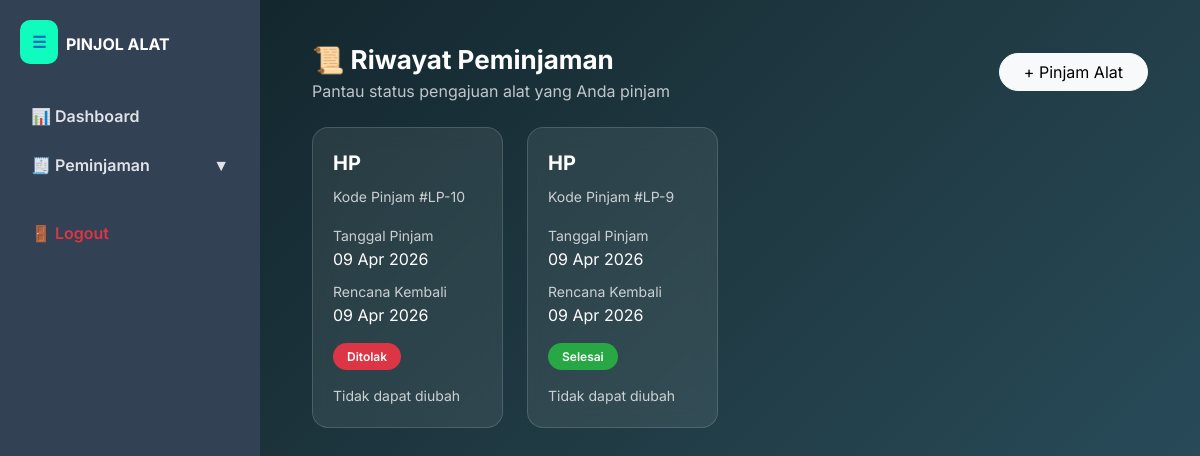
Screenshot of /riwayat_pinjam.php (signed in) with the database file from the repository.
### tables this page shows
CREATE TABLE `peminjaman` (
  `id_peminjaman` int NOT NULL,
  `id_user` int DEFAULT NULL,
  `id_alat` int DEFAULT NULL,
  `tgl_pinjam` date NOT NULL,
  `tgl_kembali_rencana` date NOT NULL,
  `status` enum('Menunggu','Disetujui','Ditolak','Selesai') DEFAULT 'Menunggu'
);

CREATE TABLE `alat` (
  `id_alat` int NOT NULL,
  `id_kategori` int DEFAULT NULL,
  `nama_alat` varchar(150) NOT NULL,
  `spesifikasi` text,
  `kondisi` enum('Baik','Rusak Ringan','Rusak Berat') NOT NULL,
  `stok_tersedia` int DEFAULT '0',
  `status` enum('Tersedia','Dihapus') DEFAULT 'Tersedia',
  `gambar` longblob NOT NULL
);

### riwayat_pinjam.php (the view, shortened to what this page needs)
<?php
$id_user = $_SESSION['id_user'];
?>
<!DOCTYPE html>
<html lang="id">
<head>
<link href="https://cdn.jsdelivr.net/npm/bootstrap@5.3.0/dist/css/bootstrap.min.css" rel="stylesheet">
</head>
<body>
<?php include 'sidebar.php'; ?>
<div class="main-content">
<div class="container-fluid">
<div class="d-flex justify-content-between align-items-center mb-4">
<div>
<div class="page-title">📜 Riwayat Peminjaman</div>
<p class="text-light opacity-75 mb-0">Pantau status pengajuan alat yang Anda pinjam</p>
</div>
<a href="peminjaman.php" class="btn btn-light rounded-pill px-4">
+ Pinjam Alat
</a>
</div>
<div class="row g-4">
<?php
$sql = "SELECT p.*, a.nama_alat
        FROM peminjaman p
        JOIN alat a ON p.id_alat = a.id_alat
        WHERE p.id_user = '$id_user'
        ORDER BY p.id_peminjaman DESC";
$query = mysqli_query($conn,$sql);
if(mysqli_num_rows($query)>0):
while($row=mysqli_fetch_assoc($query)):
$status=$row['status'];
$class="status-menunggu";
if($status=="Kembali" || $status=="Selesai") $class="status-selesai";
if($status=="Ditolak") $class="status-ditolak";
?>
<div class="col-md-4 col-lg-3">
<div class="pinjam-card">
<div class="mb-2 fw-bold fs-5">
<?= $row['nama_alat']; ?>
</div>
<div class="small opacity-75 mb-3">
Kode Pinjam #LP-<?= $row['id_peminjaman']; ?>
</div>
<div class="mb-2">
<small class="opacity-75">Tanggal Pinjam</small>
<div><?= date('d M Y',strtotime($row['tgl_pinjam'])); ?></div>
</div>
<div class="mb-3">
<small class="opacity-75">Rencana Kembali</small>
<div><?= date('d M Y',strtotime($row['tgl_kembali_rencana'])); ?></div>
</div>
<span class="status-badge <?= $class ?>">
<?= $status ?>
</span>
<div class="mt-3">
<?php if($status=="Menunggu"): ?>
<a href="hapus_pengajuan.php?id=<?= $row['id_peminjaman']; ?>"
class="btn btn-sm btn-soft text-danger"
onclick="return confirm('Batalkan pengajuan ini?')">
Batalkan
</a>
<?php else: ?>
<span class="small opacity-75">Tidak dapat diubah</span>
<?php endif; ?>
</div>
</div>
</div>
<?php
endwhile;
endif; ?>
</div>
</div>
</div>
</body>
</html>

### riwayat_pinjam.php (style rules this page uses)
:root { --primary:#106EBE; --mint:#0FFCBE; --bg1:#0f2027; --bg2:#203a43; --bg3:#2c5364; }
body { background:linear-gradient(135deg,var(--bg1),var(--bg2),var(--bg3)); font-family:'Inter',sans-serif; color:white; min-height:100vh; }
.page-title { font-size:26px; font-weight:700; }
.pinjam-card { background:rgba(255,255,255,0.08); backdrop-filter:blur(10px); border-radius:16px; padding:20px; border:1px solid rgba(255,255,255,0.15); transition:.3s; height:100%; }
.status-badge { padding:6px 14px; border-radius:30px; font-size:12px; font-weight:600; }
.status-selesai { background:#28a745; color:white; }
.status-ditolak { background:#dc3545; color:white; }

### sidebar.php (style rules this page uses)
:root { --primary-blue: #106EBE; --mint: #0FFCBE; --dark-blue: #0b5aa3; }
.main-content { margin-left: 260px; padding: 40px; transition: 0.3s; }

### rows the page displays
peminjaman: id_alat.nama_alat "HP", id_peminjaman "10", tgl_pinjam "09 Apr 2026", tgl_kembali_rencana "09 Apr 2026", status "Ditolak", shows "Tidak dapat diubah"
peminjaman: id_alat.nama_alat "HP", id_peminjaman "9", tgl_pinjam "09 Apr 2026", tgl_kembali_rencana "09 Apr 2026", status "Selesai", shows "Tidak dapat diubah"
